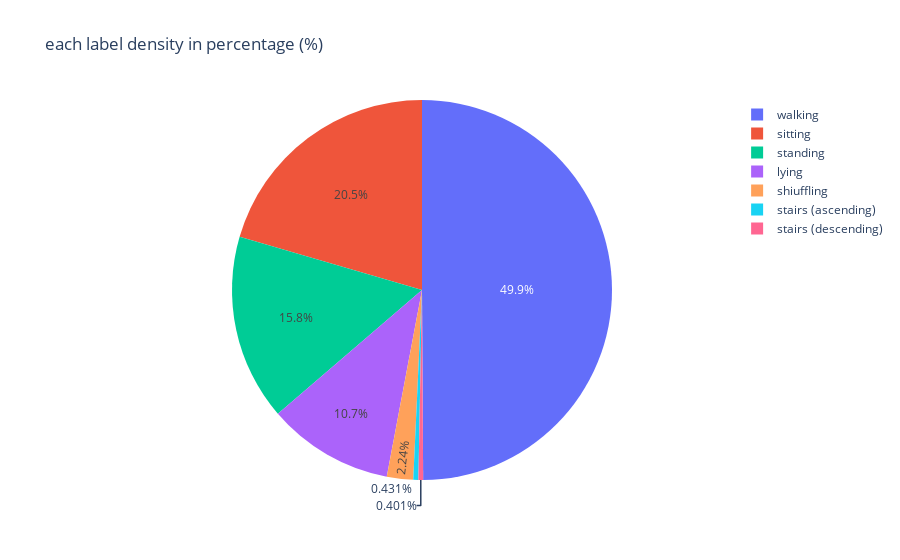

Here is the notebook cell this chart was saved with:
### Markdown cell above
### Construct a pie chart showing each class's distribution

### Code cell
#code author VIJAY TAKBHATE
import plotly.graph_objects as go
labels_dic = {1:'walking',3:"shiuffling",4:"stairs (ascending)",5:"stairs (descending)",6:"standing",7:"sitting",8:"lying"}
labels_key = list(labels_dic.keys()) # convert to list, to make it easy to present through graph
labels_values = list(labels_dic.values()) # convert to list, to make it easy to present through graph
counts = []

for label,value in zip(labels_key,labels_values):
    counts.append(len(concat_data[concat_data['label']==label]))

print("sum of counts ---> ",sum(counts),"shape of df_final ---> ",concat_data.shape)

# Creating the pie chart trace
trace = go.Pie(labels=labels_values, values=counts, hoverinfo='label+percent',
               textinfo='percent', textfont_size=12)

# Creating the layout
layout = go.Layout(title='each label density in percentage (%)')

# Creating the figure
fig = go.Figure(data=[trace], layout=layout)

# Displaying the figure
fig.show()

### Figure 1 — Plotly figure (JSON) as saved in the notebook; plotly's stock layout.template omitted (floating-point values rounded to 4 significant figures)
{"data": [{"hoverinfo": "label+percent", "labels": ["walking", "shiuffling", "stairs (ascending)", "stairs (descending)", "standing", "sitting", "lying"], "textfont": {"size": 12}, "textinfo": "percent", "type": "pie", "values": [186792, 8378, 1614, 1500, 59204, 76660, 40170]}], "layout": {"title": {"text": "each label density in percentage (%)"}}}
